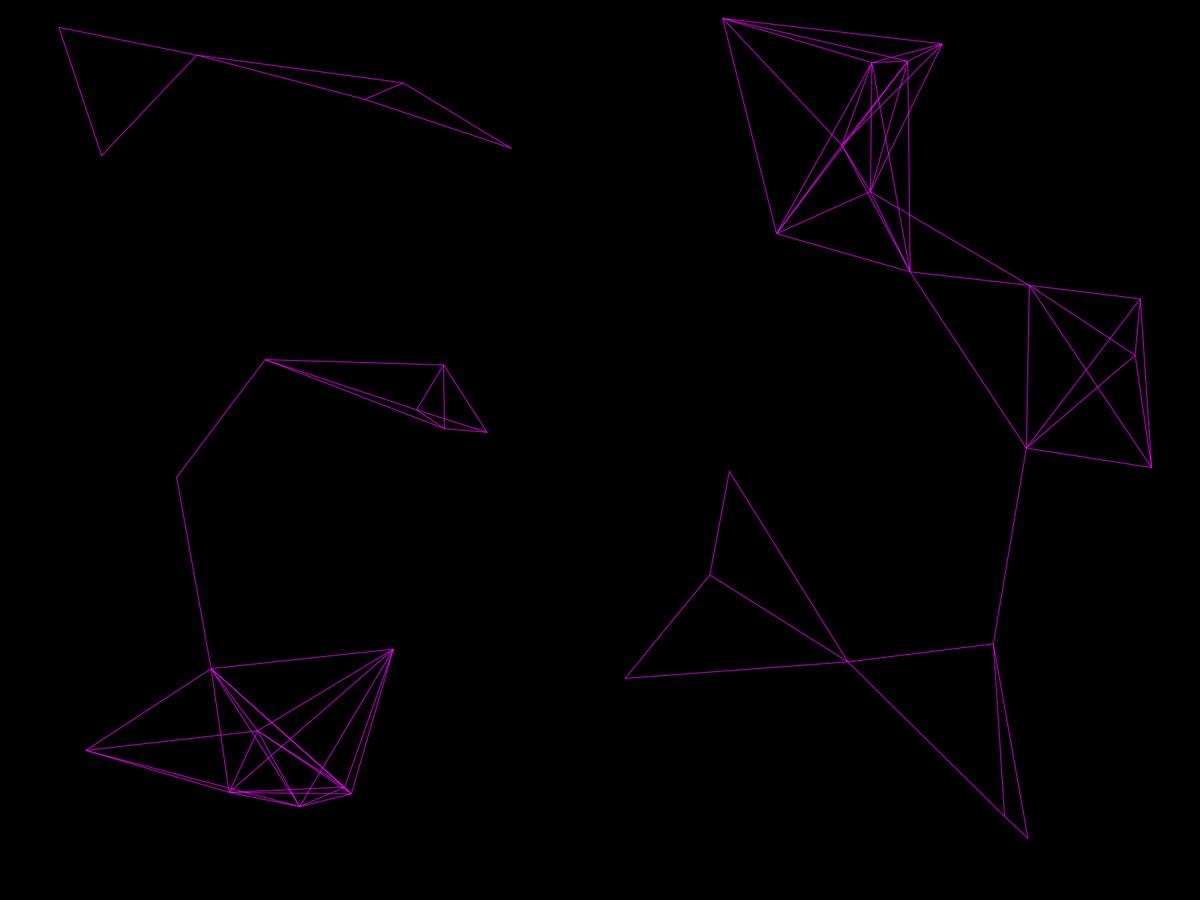
Frame 1 (no input)
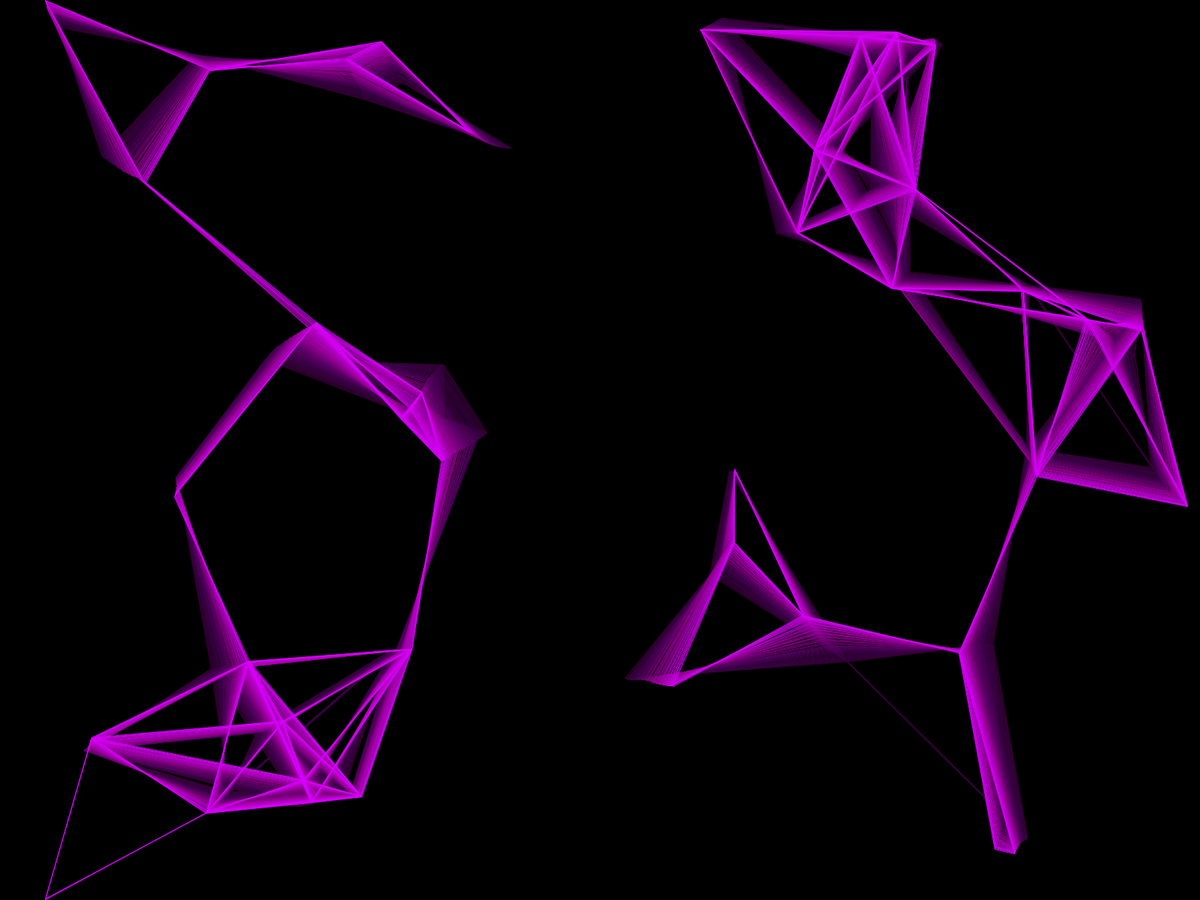
Frame 60 (the mouse pressed at the canvas centre just before this capture)
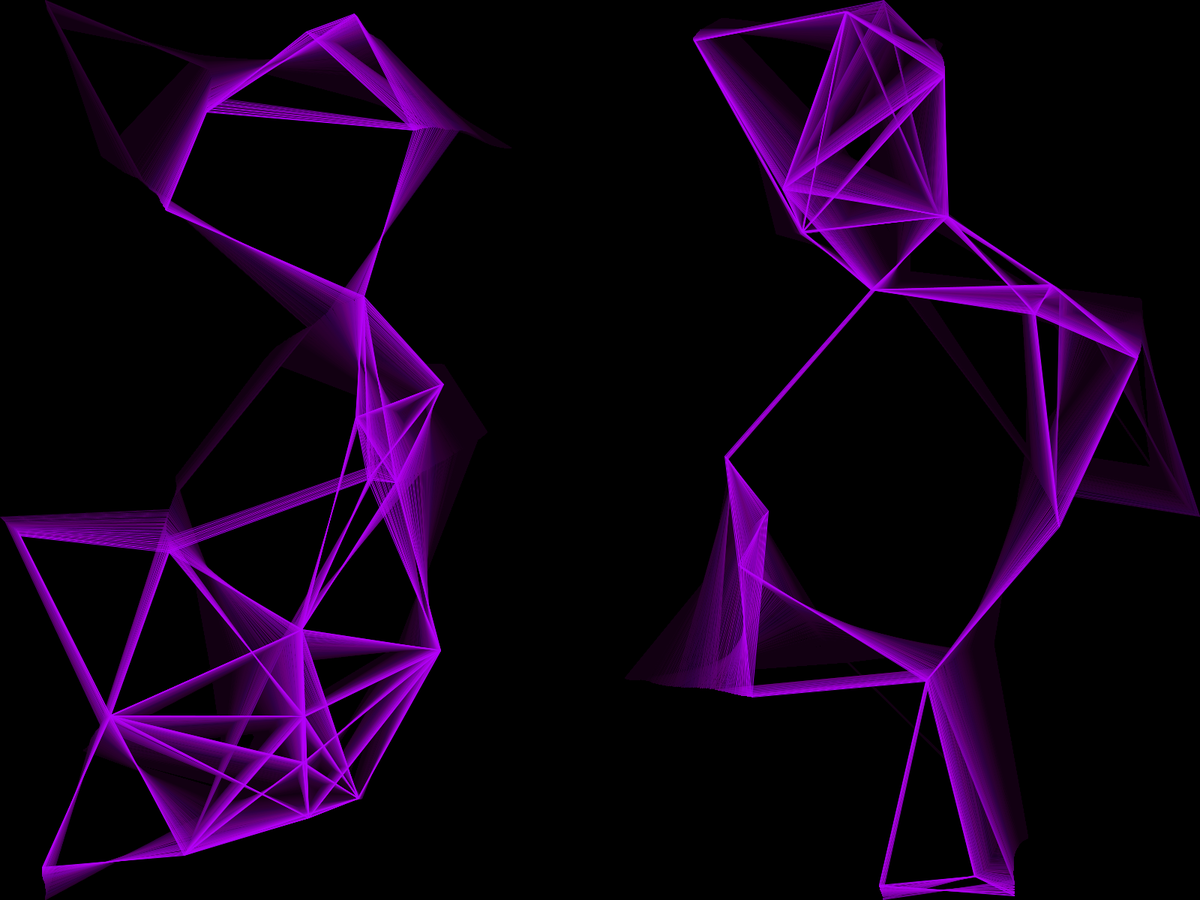
Frame 120 (the mouse held since frame 60 and released just before this capture)

The Processing sketch that drew these frames (run headless with seeded random() and noise(); from frame 60 on, the mouse is pressed at the canvas centre):

// Processing sketch: Kristian_s_particle_art
// ── Kristian_s_particle_art.pde
ArrayList <Particle> particles;
float magnitude = 300;
int opacity = 7;
int number = 40;



void setup() {
  //size(600,600);
  fullScreen();
  frameRate(30);
  background(0);
  particles = new ArrayList();
  for (int i = 0; i < number; i++) {
    particles.add(new Particle(random(width), random(height)));
  }
}

void draw() {
  noStroke();
  fill (0,0,0,opacity);
  rect(0,0,width,height);
  //frameCount(30);
  for (Particle p : particles) {
    p.updateParticle();
  }
  for (Particle p : particles) {
    p.displayParticle();
  }
  checkCollisions();
}
  
void checkCollisions() {
  
  ArrayList <Particle> toDie = new ArrayList();
  ArrayList <Particle> toDouble = new ArrayList();
  for( int i = 0; i < particles.size(); i++) {
    Particle q = particles.get(i);
    for (int j = i+1; j < particles.size(); j++) {
      Particle e = particles.get(j);
      PVector qe = new PVector(q.x-e.x, q.y-e.y);
      if (qe.mag() < magnitude) {
        strokeWeight(1);
        line(q.x, q.y, e.x, e.y);

        /* //currently crashed the simulation
        float similarity = q.velx * e.velx + q.vely * e.vely;
        
        //println(similarity);
        if (similarity > 1 && similarity < 1.3) {
          toDouble.add(new Particle((q.x + e.y) / 2, (q.y + e.y)/2));
        }
        if (similarity < -0.5) {
          toDie.add(e);
        }
        */
        
        
      }
    }
  }
  particles.removeAll(toDie);
  particles.addAll(toDouble);
}

// ── Particle.pde
class Particle {

  float x, y, velx, vely;
  
  Particle(){
  
  }
  
  Particle(float x, float y){
    this.x = x;
    this.y = y;
    this.velx = random(-1,1);
    this.vely = random(-1,1);
  
  }
  
  void updateParticle() {
    this.velx += random(-0.1, 0.1);
    this.vely += random(-0.1, 0.1);
    
    this.x += this.velx;
    this.y += this.vely;
    this.x = (this.x + width) % width;
    this.y = (this.y + height) % height;
  }
  
  void displayParticle() {
    stroke(255-vely*100, 0, 255-velx*10,random(200,255));
    fill(255,100,0,255);
    //ellipse(x,y,20,20);
  
  }
}
